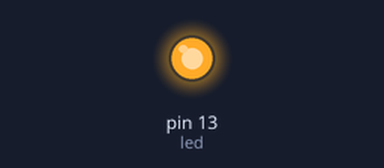
This sketch was run on a simulated Arduino Uno, built with avr-gcc and run on an emulated ATmega328P. On the bench: output pins drawn as LEDs (lit = HIGH). What the sketch prints to the serial monitor is not drawn.

Above: at 0.1 s.
Timing chart, 0 to 1.6 s (numbered marks = the images above):
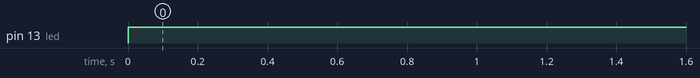

Measured:
- by itself, pin 13 (led): LOW → HIGH at 0.00 s

The sketch:

IC2_ScannerNEW.ino
```cpp
// --------------------------------------
 // i2c_scanner
 //
 // Version 1
 //    This program (or code that looks like it)
 //    can be found in many places.
 //    For example on the Arduino.cc forum.
 //    The original author is not know.
 // Version 2, Juni 2012, Using Arduino 1.0.1
 //     Adapted to be as simple as possible by Arduino.cc user Krodal
 // Version 3, Feb 26  2013
 //    V3 by louarnold
 // Version 4, March 3, 2013, Using Arduino 1.0.3
 //    by Arduino.cc user Krodal.
 //    Changes by louarnold removed.
 //    Scanning addresses changed from 0...127 to 1...119,
 //    according to the i2c scanner by Nick Gammon
 //    http://www.gammon.com.au/forum/?id=10896
 // Version 5, March 28, 2013
 //    As version 4, but address scans now to 127.
 //    A sensor seems to use address 120.
 //
//
 // This sketch tests the standard 7-bit addresses
 // Devices with higher bit address might not be seen properly.
 //

#include <Wire.h>

int led = 13;

void setup()
 {
   Wire.begin();

  Serial.begin(9600);
   Serial.println("\nI2C Scanner");

    // initialize the digital pin as an output.
   pinMode(led, OUTPUT);

 }


void loop()
 {
   byte error, address;
   int nDevices;

  Serial.println("Scanning...");

  nDevices = 0;
   for(address = 1; address < 127; address++ )
  {

    digitalWrite(led, HIGH);    // turn the LED off by making the voltage LOW  // The i2c_scanner uses the return value of
   delay(1000);               // wait for a second
     Serial.print(address);
     // the Write.endTransmisstion to see if
     // a device did acknowledge to the address.
     Wire.beginTransmission(address);
     error = Wire.endTransmission();

    if (error == 0)
     {
       Serial.print("I2C device found at address 0x");
       if (address<16)
        Serial.print("0");
       Serial.print(address,HEX);
       Serial.println("  !");

      nDevices++;
     }
     else if (error==4)
    {
       Serial.print("Unknow error at address 0x");
       if (address<16)
        Serial.print("0");
       Serial.println(address,HEX);
     }
  delay(1000);               // wait for a second
  digitalWrite(led, LOW);    // turn the LED off by making the voltage LOW

   }


   if (nDevices == 0)
     Serial.println("No I2C devices found\n");
   else
     Serial.println("done\n");

  delay(1000);           // wait 5 seconds for next scan
 }
```
